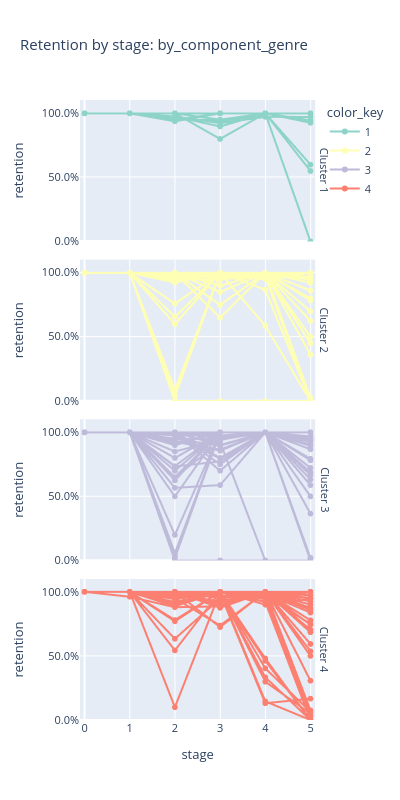
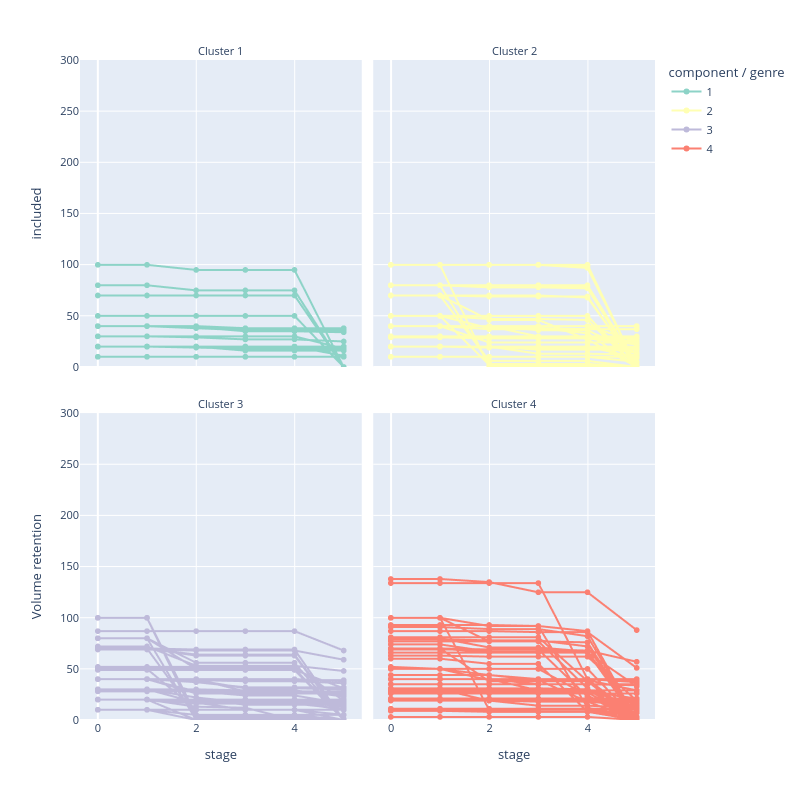

Notebook source saved alongside these figures, in order:
### Code cell
subset = "by_component_genre"

# render_sankey(subset).show()
render_retention_line(subset).show()
render_volume_line(subset).show()
# series["by_component_spoken"]
